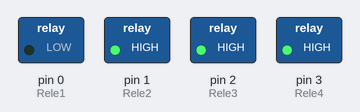
Bench run of a sketch on a simulated Arduino Uno, built with avr-gcc and run on an emulated ATmega328P. Parts: switched loads named in the sketch (green lamp = pin HIGH).

Above: at 0.5 s.
At 1.5 s:
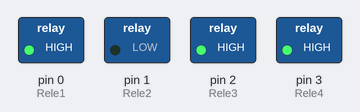
At 2.5 s:
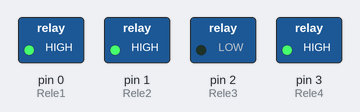
At 3.5 s:
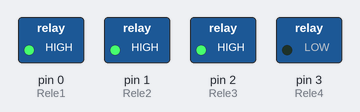
Timing chart, 0 to 5.2 s (numbered marks = the images above):
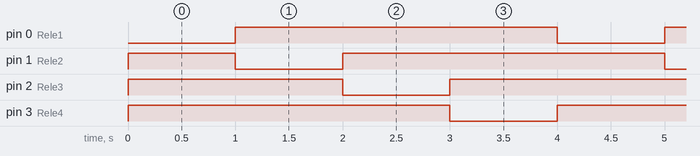

Measured:
- by itself, pin 0 (Rele1), pin 3 (Rele4): alternates HIGH for 3.0 s and LOW for 1.0 s
- by itself, pin 1 (Rele2), pin 2 (Rele3): repeats every 4.0 s: LOW 1.0 s, HIGH 3.0 s
- by itself, everything shown: repeats every 4.0 s, in 4 steps

The sketch:

Codigo_Teste.ino
```cpp
// Aqui definimos o pino de cada relé
#define Rele1 0
#define Rele2 1
#define Rele3 2
#define Rele4 3

void setup() {
  //Aqui definimos cada pino de relé como saída
  pinMode(Rele1, OUTPUT);
  pinMode(Rele2, OUTPUT);
  pinMode(Rele3, OUTPUT);
  pinMode(Rele4, OUTPUT);
}

void loop() {
  //Aqui fazemos com apenas um relé seja LOW, e todos os outros HIGH, e vai alternando a cada segundo
  digitalWrite(Rele1, LOW);
  digitalWrite(Rele2, HIGH);
  digitalWrite(Rele3, HIGH);
  digitalWrite(Rele4, HIGH);
  delay(1000);
  digitalWrite(Rele1, HIGH);
  digitalWrite(Rele2, LOW);
  digitalWrite(Rele3, HIGH);
  digitalWrite(Rele4, HIGH);
  delay(1000);
  digitalWrite(Rele1, HIGH);
  digitalWrite(Rele2, HIGH);
  digitalWrite(Rele3, LOW);
  digitalWrite(Rele4, HIGH);
  delay(1000);
  digitalWrite(Rele1, HIGH);
  digitalWrite(Rele2, HIGH);
  digitalWrite(Rele3, HIGH);
  digitalWrite(Rele4, LOW);
  delay(1000);
}


/*  =============== Versão condensada ===============

#define Rele1 0
#define Rele2 1
#define Rele3 2
#define Rele4 3

void setup() {
  for(int i = 0; i < 4; i++) pinMode(i, OUTPUT); // Seta todas as portas como saída
}

void loop() {
  for(int i=0; i<4; i++){
    for(int j=0; j<4; j++) digitalWrite((i+j)%4,constrain(j,0,1)); // Faz com que apenas uma saída seja LOW a cada segundo, e todas as outras HIGH
    delay(1000);
  }
}
*/
```
